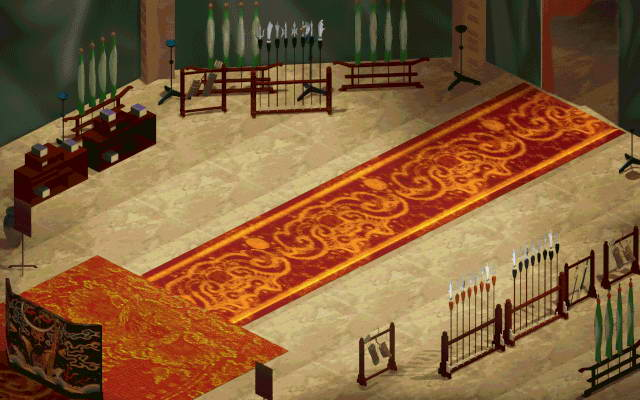

The image is a tile-based game level rendered from a .tmx file. Its description and source (layers, tilesets, objects; grid data summarised) follow:
An orthogonal 64x40 tile map with 10x10 px tiles, 1 tile layer (块层 1).

<map version="1.0" orientation="orthogonal" width="64" height="40" tilewidth="10" tileheight="10">
 <tileset firstgid="1" name="1- (93)" tilewidth="10" tileheight="10">
  <image source="map/1- (93).jpg" trans="ff00ff" width="640" height="400" />
 </tileset>
 <layer name="块层 1" width="64" height="40">
  <data>[2560 cells, 2560 non-empty, 2560 distinct tile ids]</data>
 </layer>
</map>
